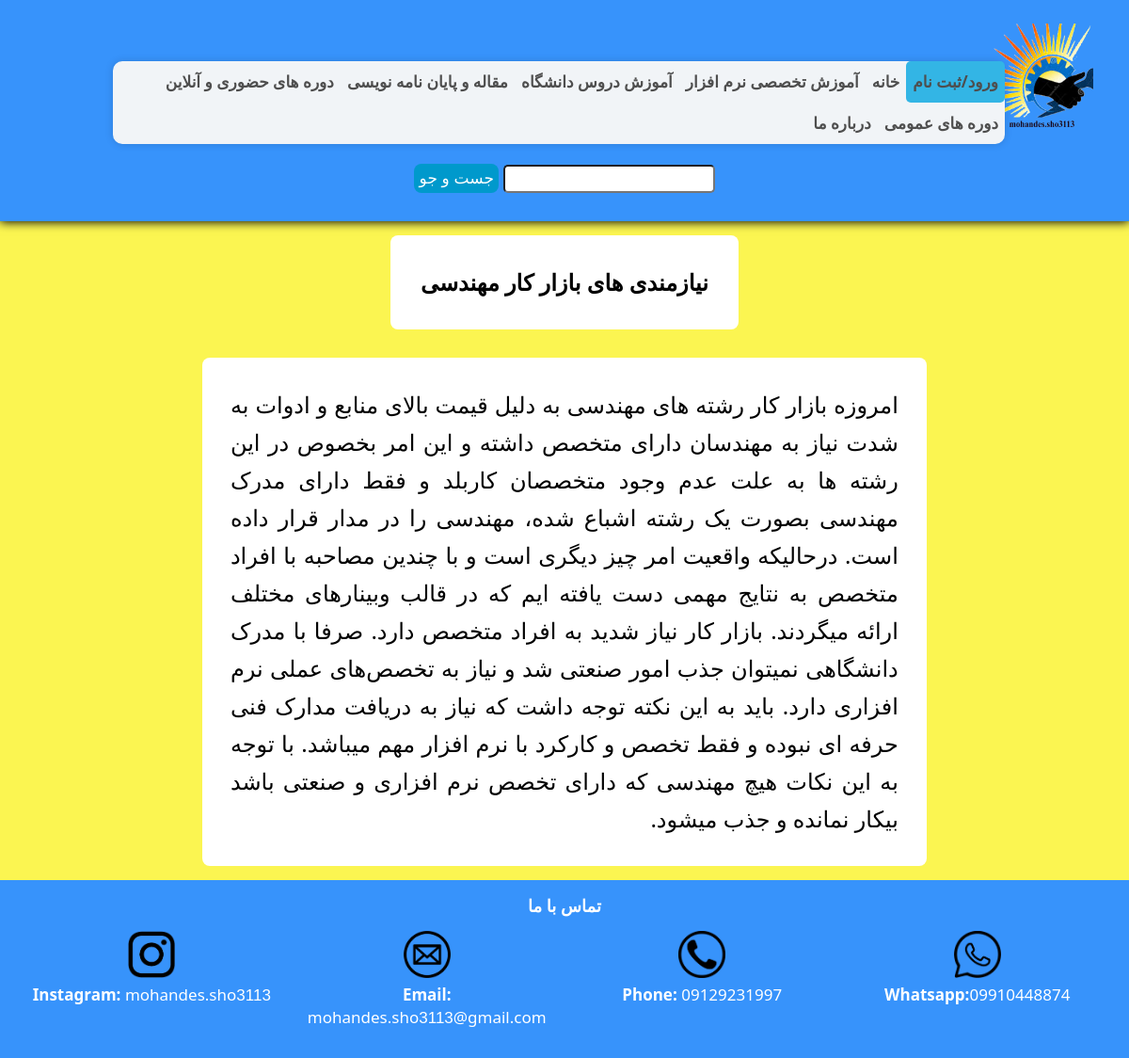
Page /home.php?id=1 on the committed database.
### tables this page shows
CREATE TABLE `groups` (
  `id` int(20) NOT NULL,
  `name` varchar(100) NOT NULL,
  `describtion` varchar(1000) NOT NULL,
  `idTitle_fk` int(20) NOT NULL
);

### config.php (called while the page is built, shortened)
<?php
function selectGroup($connection,$id)
{
    $query = "SET NAMES utf8" ;
    $query = "SELECT groups.name,groups.describtion FROM groups INNER JOIN title ON groups.idTitle_fk=title.id WHERE title.id=1 AND groups.id='$id'" ;
    $result = $connection->query($query);
    return $result;
}

### home.php (the view, shortened to what this page needs)
<?php
require_once "header.php";
$con=connect();
$row = selectGroup($con,$_GET['id']);
$res=$row->fetch_assoc();
?>
    <div class="row">
        <div class="col-4"></div>
        <div class="col-4">
            <h2 class="showContent" style="text-align: center">
               <?php
               echo $res['name'];
               ?>
            </h2>
        </div>
        <div class="col-4"></div>
    </div>
    <div class="row">
        <div class="col-2"></div>
        <div class="col-8">
            <p class="showContent">
                <?php
                    echo $res['describtion'];
                ?>
            </p>
        </div>
        <div class="col-2"></div>
    </div>
<?php
require_once "footer.php";

### header.php (style rules this page uses)
* { box-sizing : border-box; font-size: 17px; padding: 0px; margin: 0px; }
.col-2 { width:16.66%; }
.col-4 { width:33.33%; }
.col-8 { width:66.66%; }
[class*="col-"] { float : left; padding : 15px; }
html { font-family : "B" , sans-serif; }
.row:after { content : ""; clear : both; display : block; }
body { background: #fbf551; font-family: 'Segoe UI', sans-serif; font-size: 15px; line-height: 24px; }
.showContent { text-align: justify; font-size: 24px; direction: rtl; line-height: 40px; background-color: white; padding: 30px; border-radius: 8px; }

### rows in the picture
groups: name "نیازمندی های بازار کار مهندسی", describtion "امروزه بازار کار رشته های مهندسی به دلیل قیمت بالای منابع و ادوات به شدت نیاز به مهندسان دارای متخصص داشته و این امر بخصوص در این رشته ها به علت عدم وجود متخصصان کاربلد و فقط دارای مدرک مهندسی بصورت یک رشته اشباع شده، مهندسی را در مدار قرار داده است. درحالیکه واقعیت امر چیز دیگری است و با چندین مصاحبه با افراد متخصص به نتایج مهمی دست یافته ایم که در قالب وبینارهای مختلف ارائه میگردند. بازار کار نیاز شدید به افراد متخصص دارد. صرفا با مدرک دانشگاهی نمیتوان جذب امور صنعتی شد و نیاز به تخصص‌های عملی نرم افزاری دارد. باید به این نکته توجه داشت که نیاز به دریافت مدارک فنی حرفه ای نبوده و فقط تخصص و کارکرد با نرم افزار مهم میباشد. با توجه به این نکات هیچ مهندسی که دارای تخصص نرم افزاری و صنعتی…"
